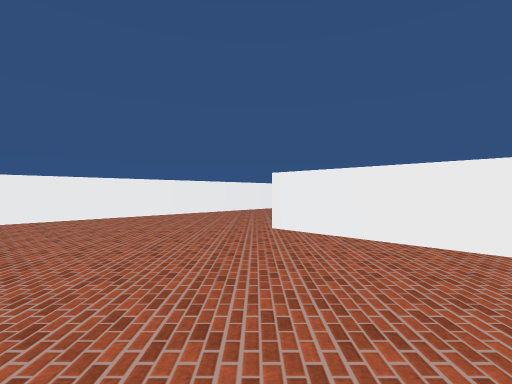
[1] (above)

23 first-person views from a walk through a 3-D level made in the Unity game engine. The camera is 1.3 m above the floor, looks level and sees 85° across. The floor is counted in squares, 2 m on a side. Each view is taken from the middle of a square. On the plan, view 1 faces up. The plan holds only what a view shows up to about 9 squares ahead; the rest is blank. The place goes on beyond the plan. The player is left out. Some animated figures are not drawn. Surface patterns are stand-ins for the level's own textures.

[2]
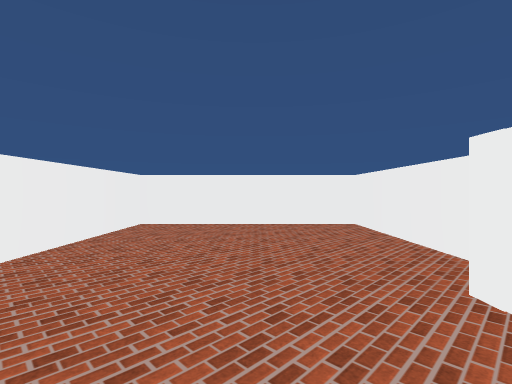

[3]
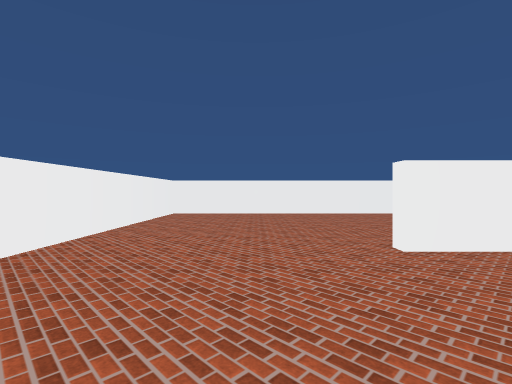

[4]
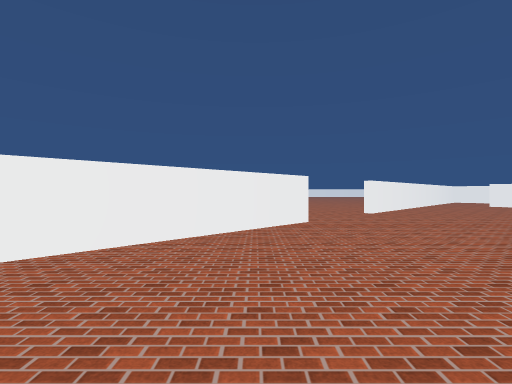

[5]
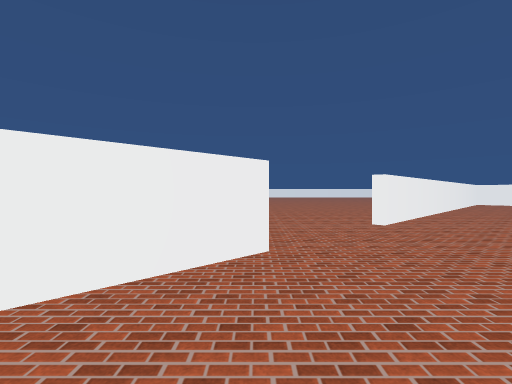

[6]
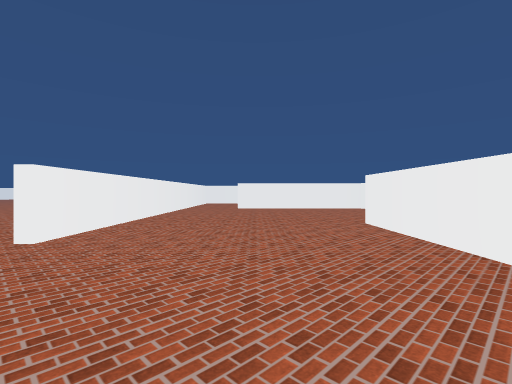

[7]
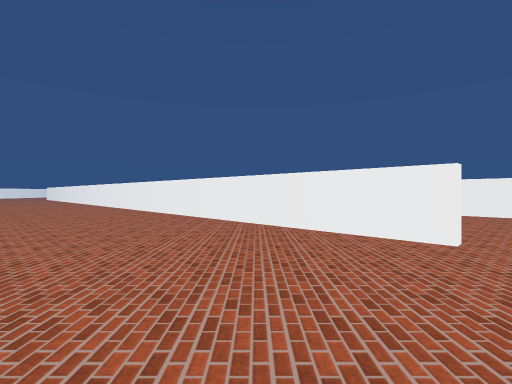

[8]
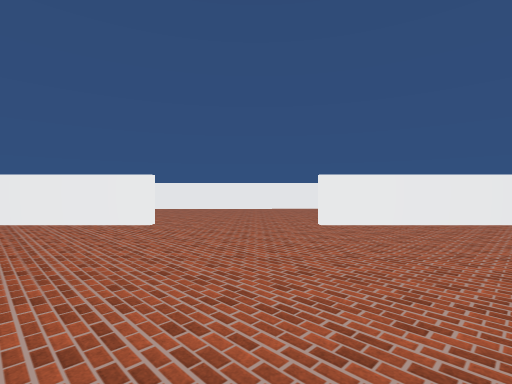

[9]
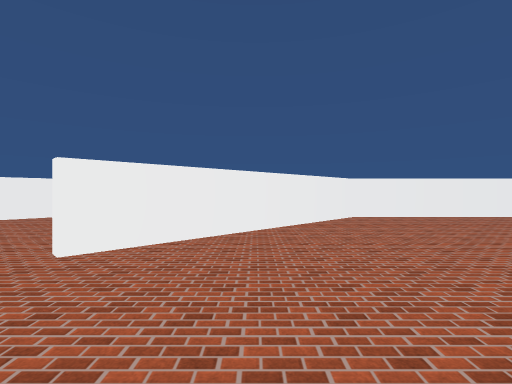

[10]
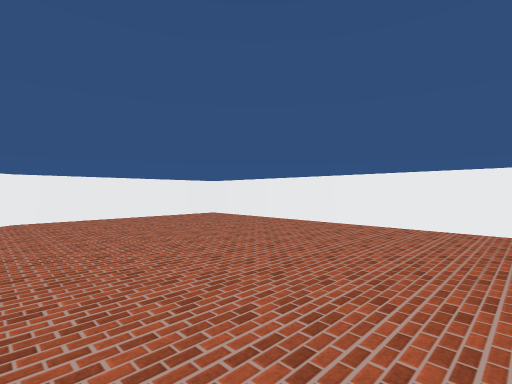

[11]
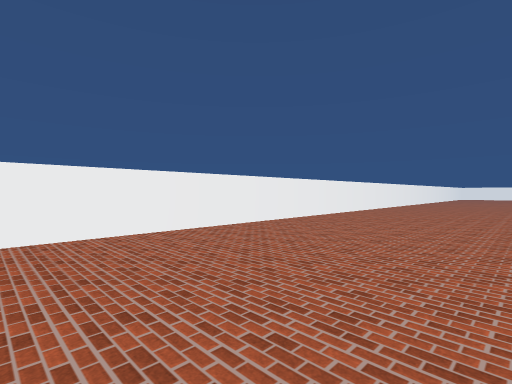

[12]
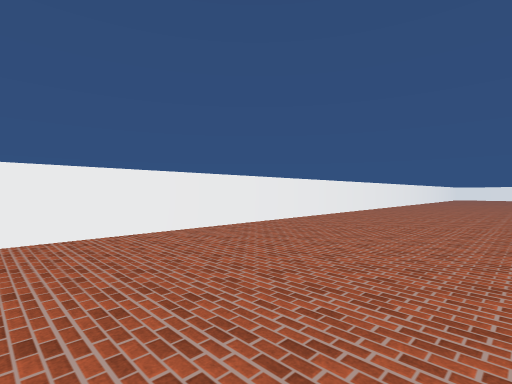

[13]
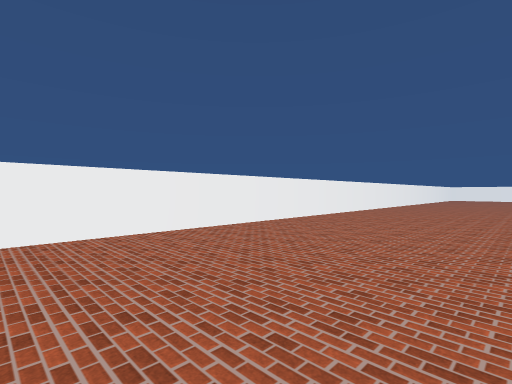

[14]
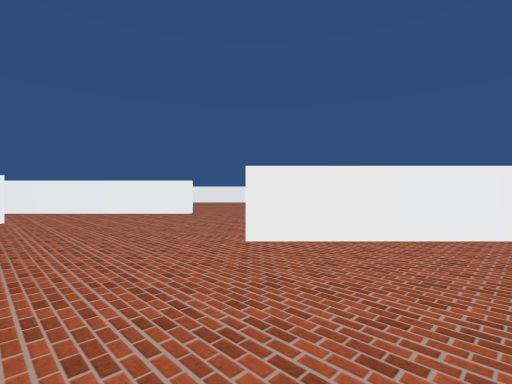

[15]
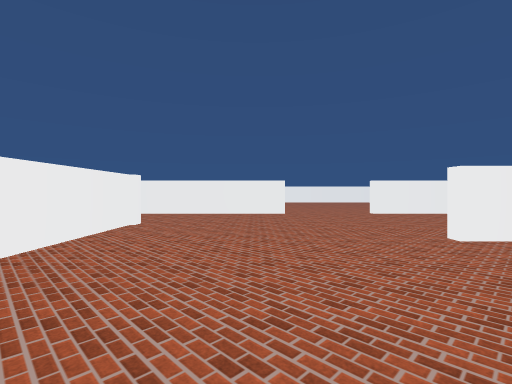

[16]
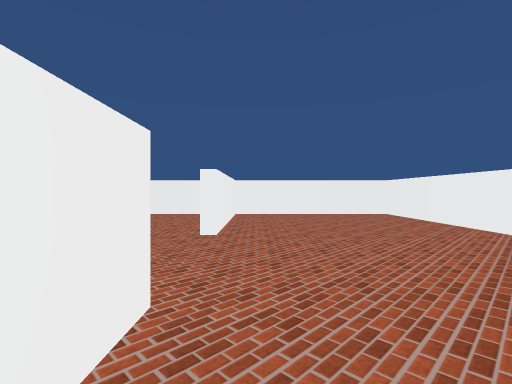

[17]
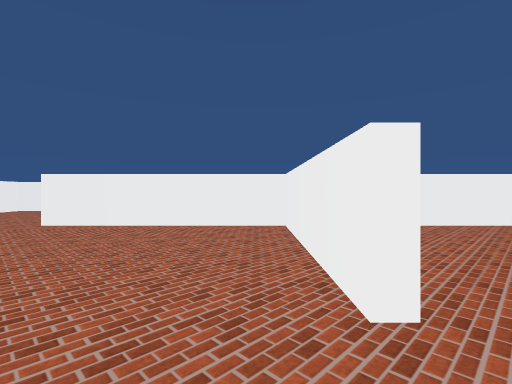

[18]
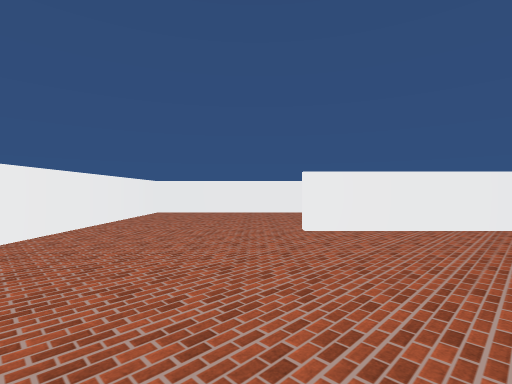

[19]
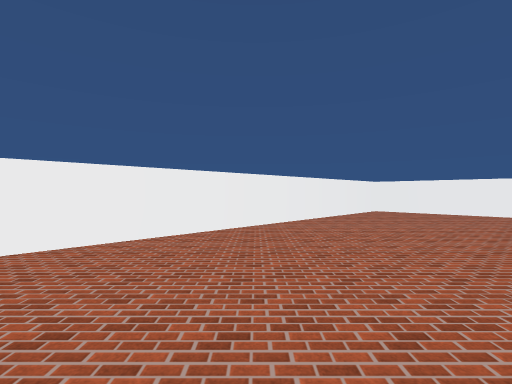

[20]
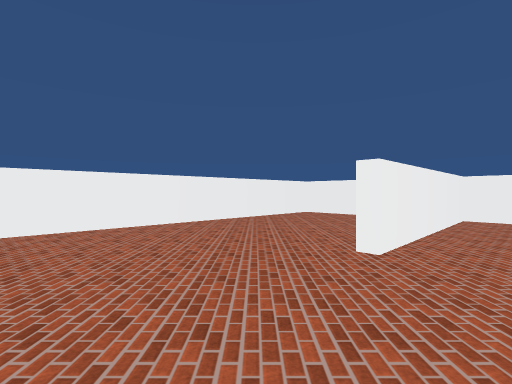

[21]
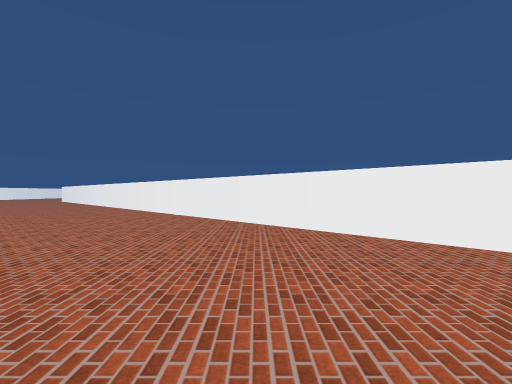

[22]
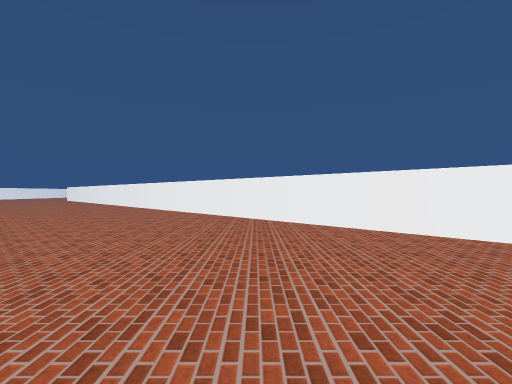

[23]
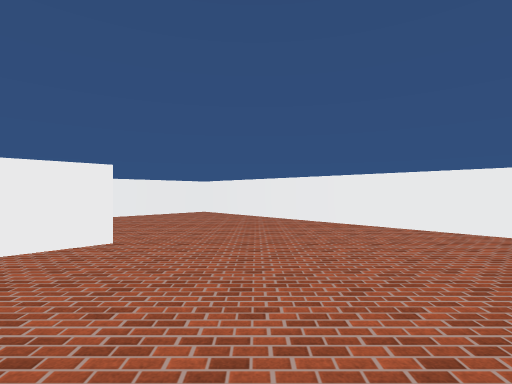

### Floor plan
Points are (right, up) in squares from view 1. A wall is a line through its corners. A room is listed if a view was taken in it or the views show most of it. See-through windows are left out.
Room 1 (view 1)
walls: (-1.6, 0.7) (0.8, -1.6); (0.5, -1.5) (3.7, 1.6) (1.1, 4.2)
ways out: opening at (-0.5, 2.5) to room 2
Room 2 (views 2, 3, 4, 5, 6, 7, 8, 9, 10, 11, 12, 13, 14, 15, 16, 17, 18, 19, 20, 21, 22, 23)
walls: (9.6, 3.7) (19.3, -6); (7.1, 5.8) (1.2, 11.7) (-5.2, 5.3) (-3.2, 3.3); (4.9, 0.9) (7.5, -1.7); (6.7, -1.4) (3.9, 1.5) (0.8, -1.6) (3.7, -4.5); (2.9, 2.9) (3.7, 2.1); (13.3, -0.4) (9.4, 3.5); (1.1, 4.2) (0.3, 5); (0.5, 5.3) (1.3, 4.5); (3.5, -4.7) (0.6, -1.8) (-2.7, -5.1); (-1.1, -0.1) (-2.3, 1.2) (-8.4, -4.9) (-1.7, -11.7); (5.4, -6.3) (9.4, -10.2); (9.6, -6.9) (11.9, -4.6); (-2, 2.1) (-1.6, 1.7); (20.5, 15.3) (2.8, 15.3) (2.8, 10.5) (7.3, 6)
ways out: opening at (-0.5, 2.5) to room 1

Where each view was taken, in squares from view 1:
view 1: 0 up, 0 right, facing up
view 2: 4 up, 2 left, facing down-right
view 3: 4 up, 3 left, facing up-right
view 4: 7 up, 1 right, facing right
view 5: 6 up, 4 right, facing right
view 6: 4 up, 5 right, facing down-right
view 7: 7 up, 12 right, facing down
view 8: 9 up, 12 right, facing down-left
view 9: 8 up, 10 right, facing left
view 10: 10 up, 10 right, facing up-left
view 11: 11 up, 8 right, facing up-right
view 12: 11 up, 10 right, facing up-right
view 13: 11 up, 12 right, facing up-right
view 14: 1 up, 10 right, facing down-left
view 15: 1 down, 12 right, facing down-left
view 16: 7 down, 7 right, facing up-left
view 17: 6 down, 4 right, facing up-left
view 18: 9 down, 0 right, facing up-left
view 19: 9 down, 1 right, facing left
view 20: 8 down, 4 left, facing up
view 21: 3 up, 16 right, facing down
view 22: 5 up, 15 right, facing down
view 23: 7 up, 4 right, facing left
